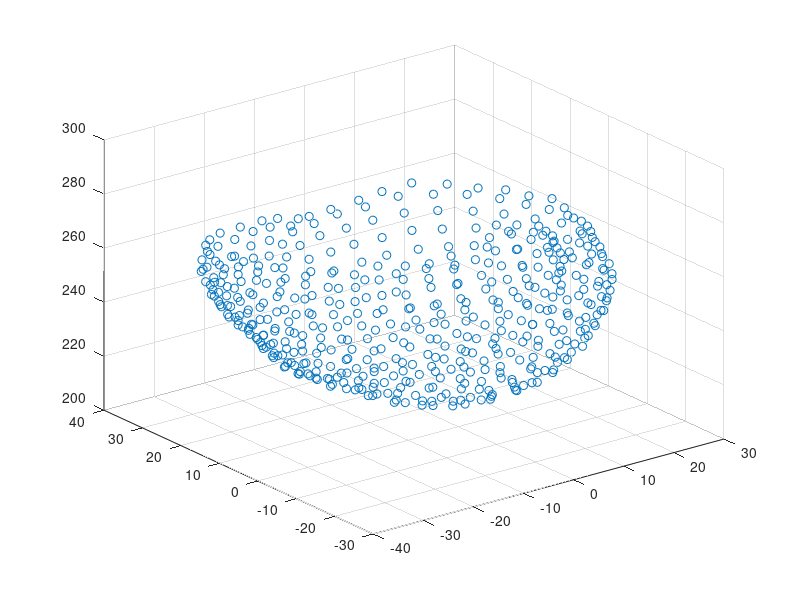

Source code (MATLAB):
reordering = load("newnode_order_3.mat").node_order;
load('epigeom490corrected.mat');
load('epigeom490sock_closed_aligned_shifted.mat') % heart
pts1 = epigeom490sock_closed_aligned.pts;
pts2 = epigeom490corrected.pts;
x1 = pts1(:,1);
y1 = pts1(:,2);
z1 = pts1(:,3);
x2 = pts2(:,1);
y2 = pts2(:,2);
z2 = pts2(:,3);


scatter3(x1,y1,z1)